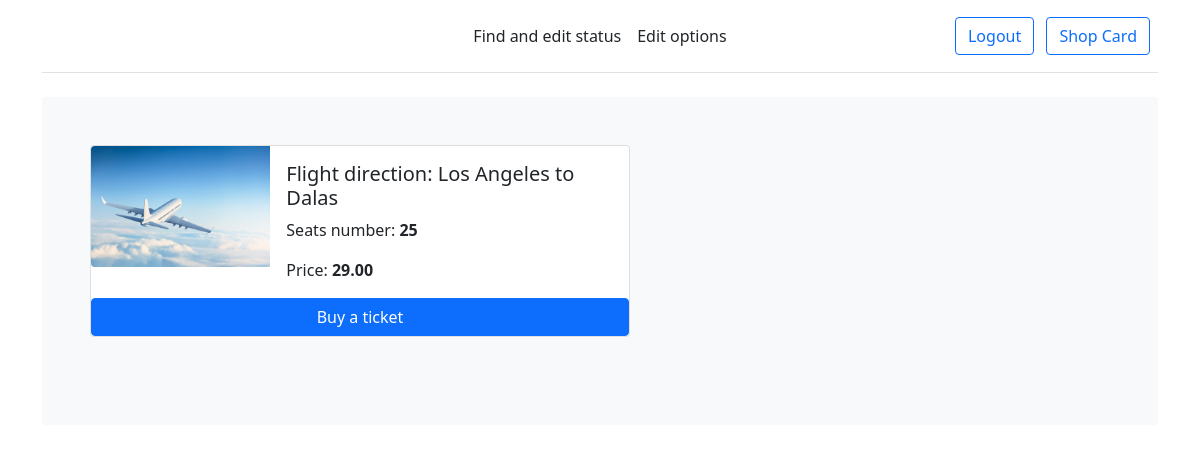
/tickets/fb7c485a-a63d-4247-889f-4017ca283d5a (signed in), run on the app's committed database.
### flights/models.py (models this page shows, shortened)
class Ticket(models.Model):
    id = models.UUIDField(
        primary_key=True, default=uuid.uuid4, editable=False)
    flight_id = models.ForeignKey("Flight", on_delete=models.CASCADE)
    seats_number = models.SmallIntegerField()
    price = models.DecimalField(max_digits=12, decimal_places=2,default=0)

class Flight(models.Model):
    DEST_CHOICES = (
        ('New York to Washington DC', 'New York to Washington DC'),
        ('Washington DC to Miami', 'Washington DC to Miami'),
        ('Los Angeles to Dalas', 'Los Angeles to Dalas'),
    )
    GATE_CHOICES = (
        ('24F', '24F'),
        ('1A', '1A'),
        ('14D', '14D'),
        ('6B', '6B'),
    )
    STATUS_CHOICES = (
        ('Waiting for cheking-in', 'Waiting for cheking-in'),
        ('Check-in', 'Check-in'),
        ('Boarding', 'Boarding'),
        ('Boarding completed', 'Boarding completed'),
        ('Delayed', 'Delayed'),
        ('Canceled', 'Canceled'),
    )
    id = models.UUIDField(
            primary_key=True, default=uuid.uuid4, editable=False)
    number = models.CharField(max_length=101, null=True, blank=False)
    destinations = models.CharField(choices=DEST_CHOICES, max_length=100, blank=False)
    gate = models.CharField(choices=GATE_CHOICES, max_length=10, blank=True)
    flight_status = models.CharField(choices=STATUS_CHOICES, max_length=100, blank=False)
    date = models.DateField()
    airplane_id = models.ForeignKey(AirPlane, on_delete=models.CASCADE)

### flights/views.py (the view)
# urls.py: path('tickets/<uuid:id>', TicketView.as_view(), name='ticket'),
class TicketView(LoginRequiredMixin,TemplateView):
    template_name = 'ticket.html'
    def get_context_data(self, id, *args, **kwargs):
        context = super().get_context_data(*args, **kwargs)
        context['tickets'] = Ticket.objects.filter(flight_id=id)
        return context

### config/templates/ticket.html
{% extends 'base.html' %}
{% load static %}
{%block content%}
{% for ticket in tickets %}
<div class="card mb-3" style="max-width: 540px;">
  <div class="row g-0">
    <div class="col-md-4">
      <img src="{%static 'img/plane.jpg'%}" class="img-fluid rounded-start" alt="...">
    </div>
    <div class="col-md-8">
      <div class="card-body">
        <h5 class="card-title">Flight direction: {{ticket.flight_id.destinations}}</h5>
        <p class="card-text">Seats number: <b>{{ticket.seats_number}}</b></p>
        <p class="card-text">Price: <b>{{ticket.price}}</b></p>
      </div>
    </div>
  </div>
  <a class="btn btn-primary" href="{%url 'add_ticket' ticket.id%}" role="button">Buy a ticket</a>
</div>
<br>
{% endfor %}
{%endblock%}

### data on the page
Ticket: flight_id.destinations "Los Angeles to Dalas", seats_number "25", price "29.00"
